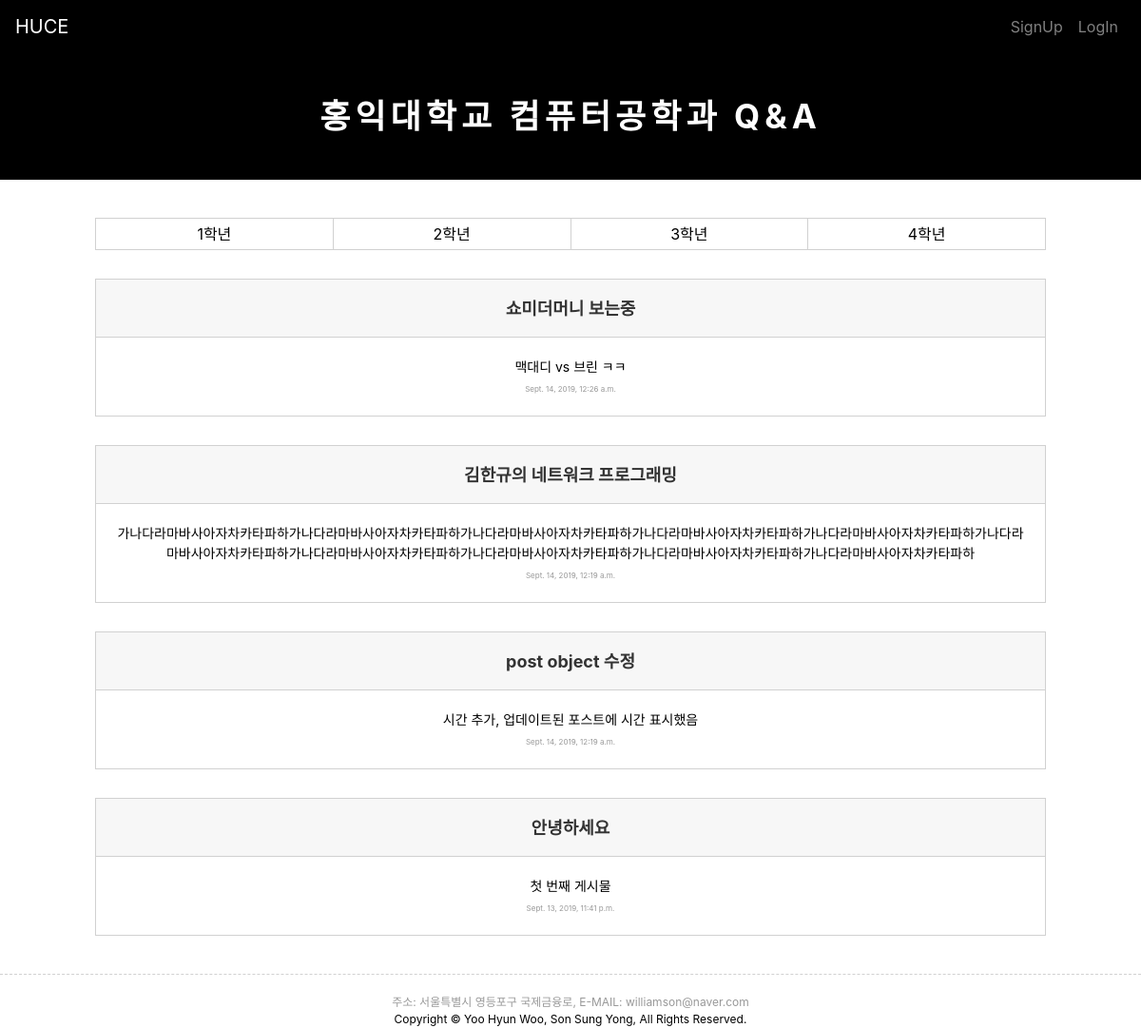
The page / on the database its author committed.
### main/models.py (models this page shows, shortened)
class Post(models.Model):
    objects = models.Manager()
    title = models.CharField(max_length=100)
    body = models.TextField()
    pub_date = models.DateTimeField(default=datetime.now, blank=True)

### main/views.py (the view)
# urls.py: path('', main.views.start, name='start'),
def start(request):
    posts = Post.objects.all().order_by('-id')
    return render(request, 'main/start.html', {'posts':posts})

### main/templates/main/start.html
{% extends 'base.html' %}
{% block content %}
  <div style="background-color: black">
   <div class="box0 pos1" style="font-weight: bold;">홍익대학교 컴퓨터공학과 Q&A</div>
  </div>
  <div style="border-bottom: 1px dashed #d1d1d1">
    <div class="box1 pos1" style="color: #000; font-size: 20px;">
      <table style="width: 100%;">
        <tr><td>1학년</td> <td>2학년</td> <td>3학년</td> <td>4학년</td></tr>
      </table>
      {% for post in posts.all %}
      <div class="box3">
        <span style="font-size: 18px"> {{ post.title }} </span>
      </div>
      <div class="box4" style="font-size: 14px">
        {{ post.body }}<br>
        <span style="font-size: 8px; color: #999"> {{ post.pub_date }} </span>
      </div>
      {% endfor %}
    </div>
  </div>
  <div class="etc">
    <span style="color: #999">주소: 서울특별시 영등포구 국제금융로, E-MAIL: williamson@naver.com</span><br>
    <span style="color: #000">Copyright © Yoo Hyun Woo, Son Sung Yong, All Rights Reserved.</span>
  </div>
{% endblock %}

### HongikQnA/templates/base.html (shortened to what this page needs)
<!doctype html>
<html lang="ko">
  <head>
    {% load static %}
    <link rel="stylesheet" type="text/css" href="{% static 'main/start.css' %}">
    <link rel="stylesheet" href="https://stackpath.bootstrapcdn.com/bootstrap/4.3.1/css/bootstrap.min.css"
>
  </head>
  <body>
    <nav class="navbar navbar-expand-lg navbar-dark" style="background-color: black;">
      <a class="navbar-brand" href="/">HUCE</a>
      <div class="collapse navbar-collapse" id="navbarNavAltMarkup">
        <div class="navbar-nav ml-auto">
          {% if user.is_authenticated %}
            <a class="navbar">WELCOME {{ user.username }}</a>
            <a class="nav-item nav-link" href="{% url 'write' %}">Create Post</a>
            <a class="nav-item nav-link" href="{% url 'source' %}">Sources</a>
            <a class="nav-item nav-link" href="javascript:{document.getElementById('logout').submit()}">Logout</a>
            <form id="logout" method="POST" action="{% url 'logout' %}">
              {% csrf_token %} <input type="hidden"/>
            </form>
          {% else %}
          <a class="nav-item nav-link" href="{% url 'signup' %}">SignUp</a>
          <a class="nav-item nav-link" href="{% url 'login' %}">LogIn</a>
          {% endif %}
        </div>
      </div>
    </nav>
    <div class="">
        {% block content %}
        {% endblock %}
    </div>
  </body>
</html>

### main/static/main/start.css (style rules this page uses)
.box0 { color: #FFF; font-size: 35px; width: 1080px; padding: 40px; letter-spacing: 5px; text-align: center; }
.box1 { color: #FFF; width: 1080px; padding: 40px; text-align: center; }
.pos1 { margin-right: auto; margin-left: auto; }
td { color: #000; font-size: 16px; text-align: center; height: 33px; border: 1px solid #d1d1d1; width: 100px; }
.box3 { color: #333; font-size: 20px; font-weight: bold; padding: 15px; margin-top: 30px; border: 1px solid #d1d1d1; background-color: #f7f7f7; }
.box4 { color: #000; font-size: 14px; padding: 20px; border-left: 1px solid #d1d1d1; border-right: 1px solid #d1d1d1; border-bottom: 1px solid #d1d1d1; }
.etc { text-align: center; font-size: 12px; margin-top: 20px; }

### rows shown on the page
Post: title "쇼미더머니 보는중", body "맥대디 vs 브린 ㅋㅋ", pub_date "Sept. 14, 2019, 12:26 a.m."
Post: title "김한규의 네트워크 프로그래밍", body "가나다라마바사아자차카타파하가나다라마바사아자차카타파하가나다라마바사아자차카타파하가나다라마바사아자차카타파하가나다라마바사아자차카타파하가나다라마바사아자차카타파하가나다라마바사아자차카타파하가나다라마바사아자차카타파하가나다라마바사아자차카타파하가나다라마바사아자차카타파하", pub_date "Sept. 14, 2019, 12:19 a.m."
Post: title "post object 수정", body "시간 추가, 업데이트된 포스트에 시간 표시했음", pub_date "Sept. 14, 2019, 12:19 a.m."
Post: title "안녕하세요", body "첫 번째 게시물", pub_date "Sept. 13, 2019, 11:41 p.m."
